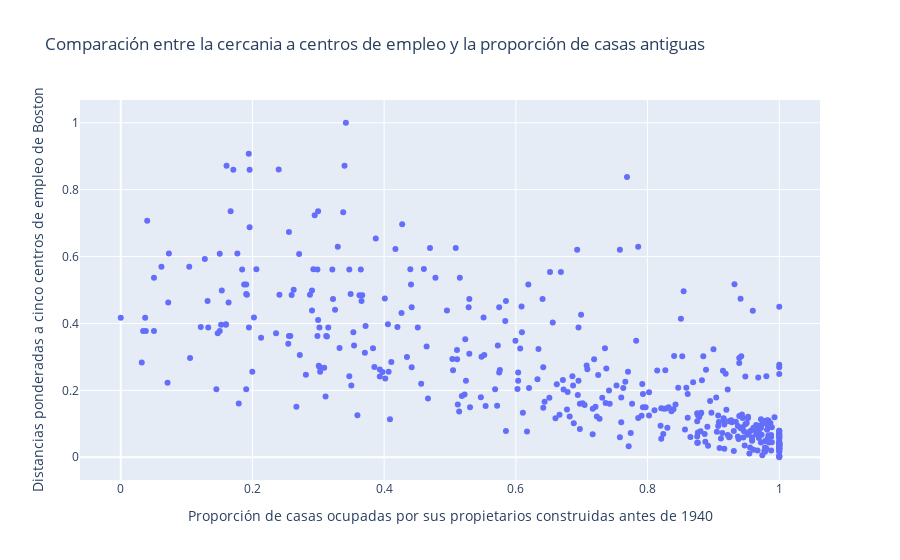

Notebook source saved alongside this figure:
### Markdown cell above
### Visualización de los datos

### Code cell
fig = px.scatter(x=x_train_imp_esc['AGE'], y=x_train_imp_esc['DIS'], 
                title='Comparación entre la cercania a centros de empleo y la proporción de casas antiguas'
                , labels={'x':'Proporción de casas ocupadas por sus propietarios construidas antes de 1940',
                            'y':'Distancias ponderadas a cinco centros de empleo de Boston'})
fig.show()

### Figure 1 — Plotly figure (JSON) as saved in the notebook; plotly's stock layout.template omitted (floating-point values rounded to 4 significant figures; data arrays with more than 128 entries replaced by an {"elided": "..."} marker saying what was removed)
{"data": [{"hovertemplate": "Proporción de casas ocupadas por sus propietarios construidas antes de 1940=%{x}<br>Distancias ponderadas a cinco centros de empleo de Boston=%{y}<extra></extra>", "legendgroup": "", "marker": {"color": "#636efa", "symbol": "circle"}, "mode": "markers", "name": "", "orientation": "v", "showlegend": false, "type": "scatter", "x": {"elided": "422 float values"}, "xaxis": "x", "y": {"elided": "422 float values"}, "yaxis": "y"}], "layout": {"legend": {"tracegroupgap": 0}, "title": {"text": "Comparación entre la cercania a centros de empleo y la proporción de casas antiguas"}, "xaxis": {"anchor": "y", "domain": [0, 1], "title": {"text": "Proporción de casas ocupadas por sus propietarios construidas antes de 1940"}}, "yaxis": {"anchor": "x", "domain": [0, 1], "title": {"text": "Distancias ponderadas a cinco centros de empleo de Boston"}}}}
